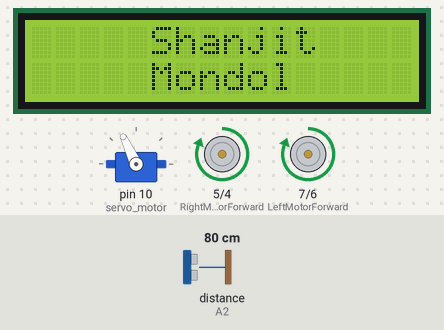
Simulated run of this sketch. Board: Arduino Uno, built with avr-gcc and run on an emulated ATmega328P. Parts: 16×2 character LCD, servo, motor-driver pin pairs drawn as motors (green arrow = first pin HIGH = forward, orange = second pin HIGH = backward, longer = more drive). The inputs (shaded band) are chosen by the test bench; at power-on: distance to the obstacle (sensor on A2) 80 cm. The echo pulse lasts 58.3 µs per cm.

Above: at 3.9 s.
4.0 s: distance to the obstacle (sensor on A2) set to 38 cm
7.3 s: distance to the obstacle (sensor on A2) set to 33 cm
At 9.9 s:
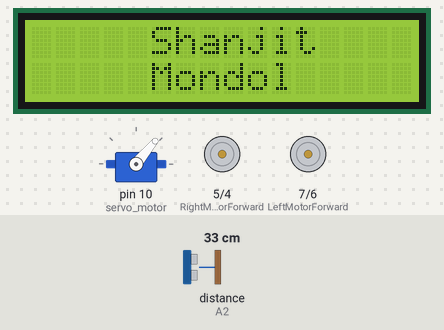
At 10.9 s:
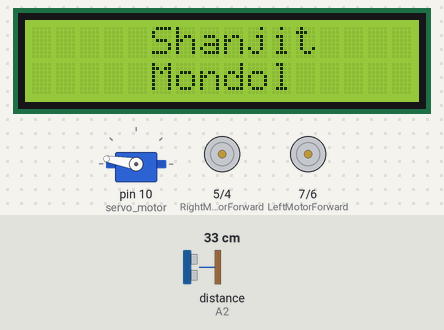
11.3 s: distance to the obstacle (sensor on A2) set to 60 cm
At 11.9 s:
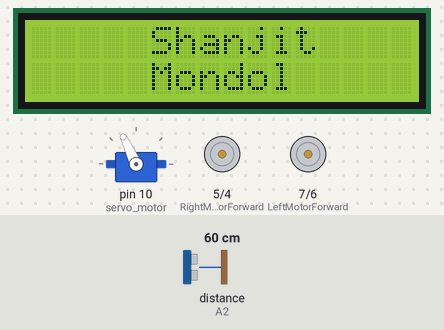
Timing chart, 0 to 14.3 s (numbered marks = the images above; inputs shaded):
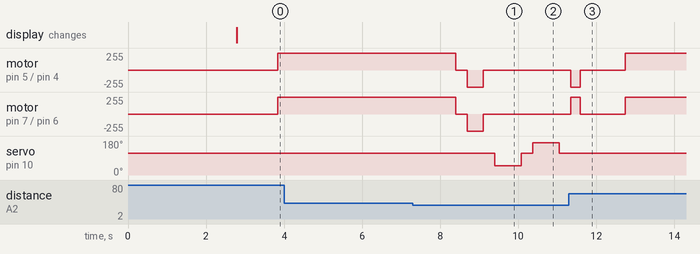

The sketch:

Obstacle-Avoiding-Robot-with-L298N.ino
```cpp
#include <EEPROM.h>         //For This code
#include <LCD_I2C.h>        //Thanks to 'Shonjoy Mondol'
#include <Servo.h>          //Servo motor library. This is standard library
#include <NewPing.h>        //Ultrasonic sensor function library. You must install this library

//our L298N control pins
const int LeftMotorForward = 7;
const int LeftMotorBackward = 6;
const int RightMotorForward = 5;
const int RightMotorBackward = 4;
LCD_I2C lcd(0x27, 16, 2);
//sensor pins
#define trig_pin A1 //analog input 1
#define echo_pin A2 //analog input 2

#define maximum_distance 200
boolean goesForward = false;
int distance = 100;

NewPing sonar(trig_pin, echo_pin, maximum_distance); //sensor function
Servo servo_motor; //our servo name

void setup(){
  lcd.begin();
  lcd.backlight();
  pinMode(RightMotorForward, OUTPUT);
  pinMode(LeftMotorForward, OUTPUT);
  pinMode(LeftMotorBackward, OUTPUT);
  pinMode(RightMotorBackward, OUTPUT);

  servo_motor.attach(10); //our servo pin

  servo_motor.write(115);
  delay(2000);
  distance = readPing();
  delay(100);
  distance = readPing();
  delay(100);
  distance = readPing();
  delay(100);
  distance = readPing();
  delay(100);
}

void loop(){
    lcd.print("     Shanjit");
    lcd.setCursor(5, 1);
    lcd.print("Mondol");
    delay(500);
    lcd.backlight();
    delay(500);
  int distanceRight = 0;
  int distanceLeft = 0;
  delay(50);

  if (distance <= 35){
    moveStop();
    delay(300);
    moveBackward();
    delay(400);
    moveStop();
    delay(300);
    distanceRight = lookRight();
    delay(300);
    distanceLeft = lookLeft();
    delay(300);

    if (distance >= distanceLeft){
      turnRight();
      moveStop();
    }
    else{
      turnLeft();
      moveStop();
    }
  }
  else{
    moveForward();
  }
    distance = readPing();
}

int lookRight(){
  servo_motor.write(50);
  delay(500);
  int distance = readPing();
  delay(100);
  servo_motor.write(115);
  return distance;
}

int lookLeft(){
  servo_motor.write(170);
  delay(500);
  int distance = readPing();
  delay(100);
  servo_motor.write(115);
  return distance;
  delay(100);
}

int readPing(){
  delay(70);
  int cm = sonar.ping_cm();
  if (cm==0){
    cm=250;
  }
  return cm;
}

void moveStop(){

  digitalWrite(RightMotorForward, LOW);
  digitalWrite(LeftMotorForward, LOW);
  digitalWrite(RightMotorBackward, LOW);
  digitalWrite(LeftMotorBackward, LOW);
}

void moveForward(){

  if(!goesForward){

    goesForward=true;

    digitalWrite(LeftMotorForward, HIGH);
    digitalWrite(RightMotorForward, HIGH);

    digitalWrite(LeftMotorBackward, LOW);
    digitalWrite(RightMotorBackward, LOW);
  }
}

void moveBackward(){

  goesForward=false;

  digitalWrite(LeftMotorBackward, HIGH);
  digitalWrite(RightMotorBackward, HIGH);

  digitalWrite(LeftMotorForward, LOW);
  digitalWrite(RightMotorForward, LOW);

}

void turnRight(){

  digitalWrite(LeftMotorForward, HIGH);
  digitalWrite(RightMotorBackward, HIGH);

  digitalWrite(LeftMotorBackward, LOW);
  digitalWrite(RightMotorForward, LOW);

  delay(250);

  digitalWrite(LeftMotorForward, HIGH);
  digitalWrite(RightMotorForward, HIGH);

  digitalWrite(LeftMotorBackward, LOW);
  digitalWrite(RightMotorBackward, LOW);


}

void turnLeft(){

  digitalWrite(LeftMotorBackward, HIGH);
  digitalWrite(RightMotorForward, HIGH);

  digitalWrite(LeftMotorForward, LOW);
  digitalWrite(RightMotorBackward, LOW);

  delay(250);

  digitalWrite(LeftMotorForward, HIGH);
  digitalWrite(RightMotorForward, HIGH);

  digitalWrite(LeftMotorBackward, LOW);
  digitalWrite(RightMotorBackward, LOW);
}
```

Measured:
- the behaviour switches between 36 and 35 cm on distance to the obstacle (sensor on A2) (found by bisection; images 0 and 1)
- after the input at 4.0 s, every drawn part: stays the same
- after the input at 7.3 s, motor on pin 5 (RightMotorForward) / pin 4 (RightMotorBackward), motor on pin 7 (LeftMotorForward) / pin 6 (LeftMotorBackward): forward 255/255 → stopped after 1.1 s, → backward 255/255 0.30 s later, → stopped 0.40 s later
- after the input at 11.3 s, servo on pin 10 (servo_motor): stops changing and stays 115°
